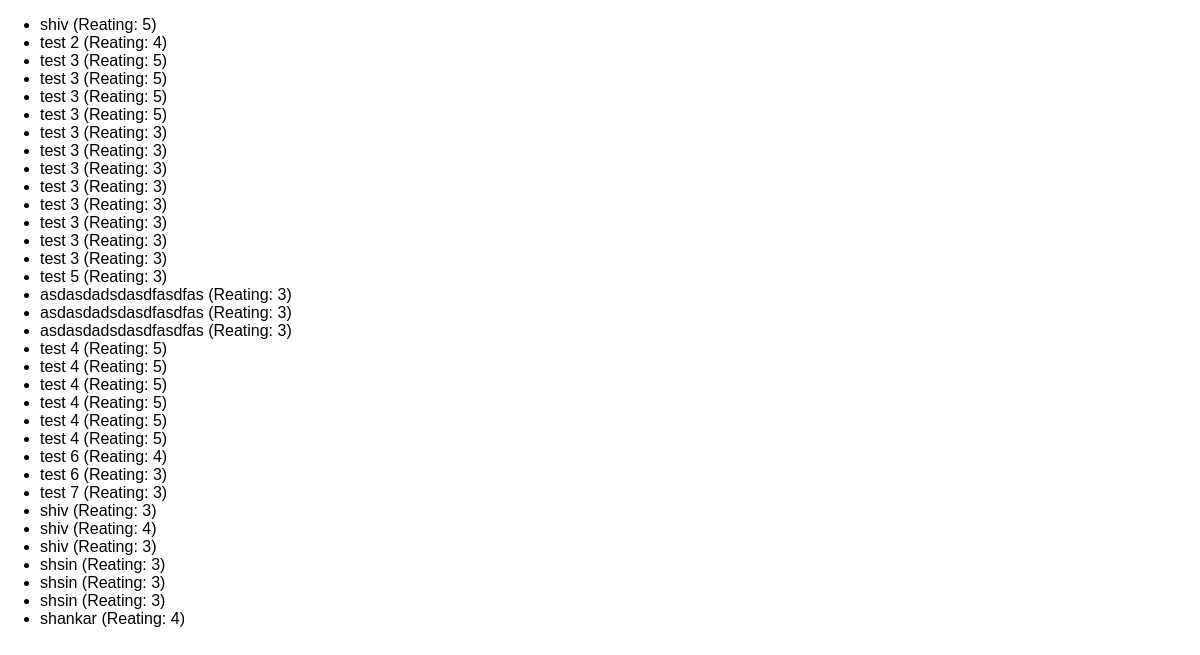
/reviewlist, run on the app's committed database.
### review/models.py (models this page shows)
class Review(models.Model):
    user_name = models.CharField(max_length=50)
    review_text = models.TextField(max_length=200)
    rating = models.IntegerField()

### review/views.py (the view)
# urls.py: path('reviewlist', views.ReviewList.as_view()),
class ReviewList(ListView):
    template_name = 'review/reviewlist.html'
    model = Review # you have change the name to "object_list" in html page.
    context_object_name = 'reviews' #you can give you own name using this variable.

### review/templates/review/reviewlist.html (shortened to what this page needs)
{% extends 'review/base.html' %}
{% block content %}
    <ul>
        {% for review in reviews %}
        <li>{{review.user_name}}  (Reating: {{review.rating}})</li>
        {% endfor %}
    </ul>
{% endblock  %}

### review/static/review/styles.css (style rules this page uses)
body { font-family: sans-serif; margin: 0; }

### data on the page
Review: user_name "shiv", rating "5"
Review: user_name "test 2", rating "4"
Review: user_name "test 3", rating "5"
Review: user_name "test 3", rating "5"
Review: user_name "test 3", rating "5"
Review: user_name "test 3", rating "5"
Review: user_name "test 3", rating "3"
Review: user_name "test 3", rating "3"
Review: user_name "test 3", rating "3"
Review: user_name "test 3", rating "3"
Review: user_name "test 3", rating "3"
Review: user_name "test 3", rating "3"
Review: user_name "test 3", rating "3"
Review: user_name "test 3", rating "3"
Review: user_name "test 5", rating "3"
Review: user_name "asdasdadsdasdfasdfas", rating "3"
Review: user_name "asdasdadsdasdfasdfas", rating "3"
Review: user_name "asdasdadsdasdfasdfas", rating "3"
Review: user_name "test 4", rating "5"
Review: user_name "test 4", rating "5"
Review: user_name "test 4", rating "5"
Review: user_name "test 4", rating "5"
Review: user_name "test 4", rating "5"
Review: user_name "test 4", rating "5"
Review: user_name "test 6", rating "4"
Review: user_name "test 6", rating "3"
Review: user_name "test 7", rating "3"
Review: user_name "shiv", rating "3"
Review: user_name "shiv", rating "4"
Review: user_name "shiv", rating "3"
Review: user_name "shsin", rating "3"
Review: user_name "shsin", rating "3"
Review: user_name "shsin", rating "3"
Review: user_name "shankar", rating "4"
